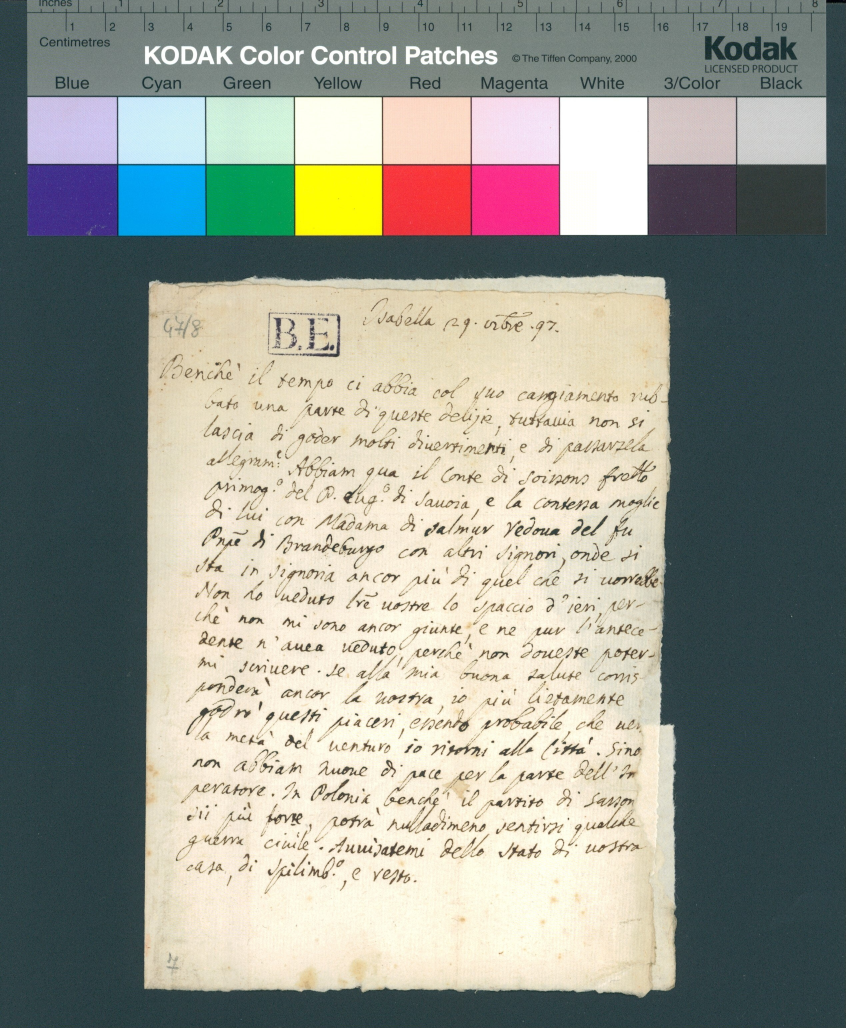
#> input picture data/originals/003_21.jpg, 2537 x 3084 px, found by its file name (shown at 1/3 size); its folder holds only this picture in this run
$ python crop_borders.py
#> lines starting #> are read from the running program, lines starting #| are printed output that depends on the picture; after the words box and inside, x2 and y2 are one past the last pixel; in counts of white or black regions, pixels touching at a corner belong together
import cv2
import os

def resize_to_fit_screen(image, screen_width=1280, screen_height=720):
    h, w = image.shape[:2]
    scale = min(screen_width / w, screen_height / h, 1.0)
    new_size = (int(w * scale), int(h * scale))
    resized = cv2.resize(image, new_size, interpolation=cv2.INTER_AREA)
    return resized, scale

def extract_manuscript_by_manual_contour_selection(input_folder, output_folder):
#> called with input_folder = 'originals', output_folder = 'cropped'
    os.makedirs(output_folder, exist_ok=True)
    valid_extensions = ['.jpg', '.jpeg', '.png']

    for filename in os.listdir(input_folder):
        if not any(filename.lower().endswith(ext) for ext in valid_extensions):
            continue

        image_path = os.path.join(input_folder, filename)
        image = cv2.imread(image_path)
#> image is the input picture: shape (3084, 2537, 3); mean B, G, R 140.8, 150.1, 147.5
        height, width = image.shape[:2]

        # Preprocessing
        gray = cv2.cvtColor(image, cv2.COLOR_BGR2GRAY)
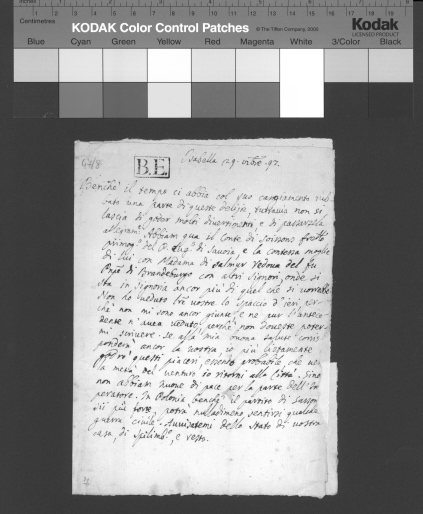
#> gray: shape (3084, 2537) (shown at 1/6 size); min 0, max 255, mean 148.3
        thresh = cv2.adaptiveThreshold(gray, 255, cv2.ADAPTIVE_THRESH_MEAN_C,
                                       cv2.THRESH_BINARY_INV, 15, 10)
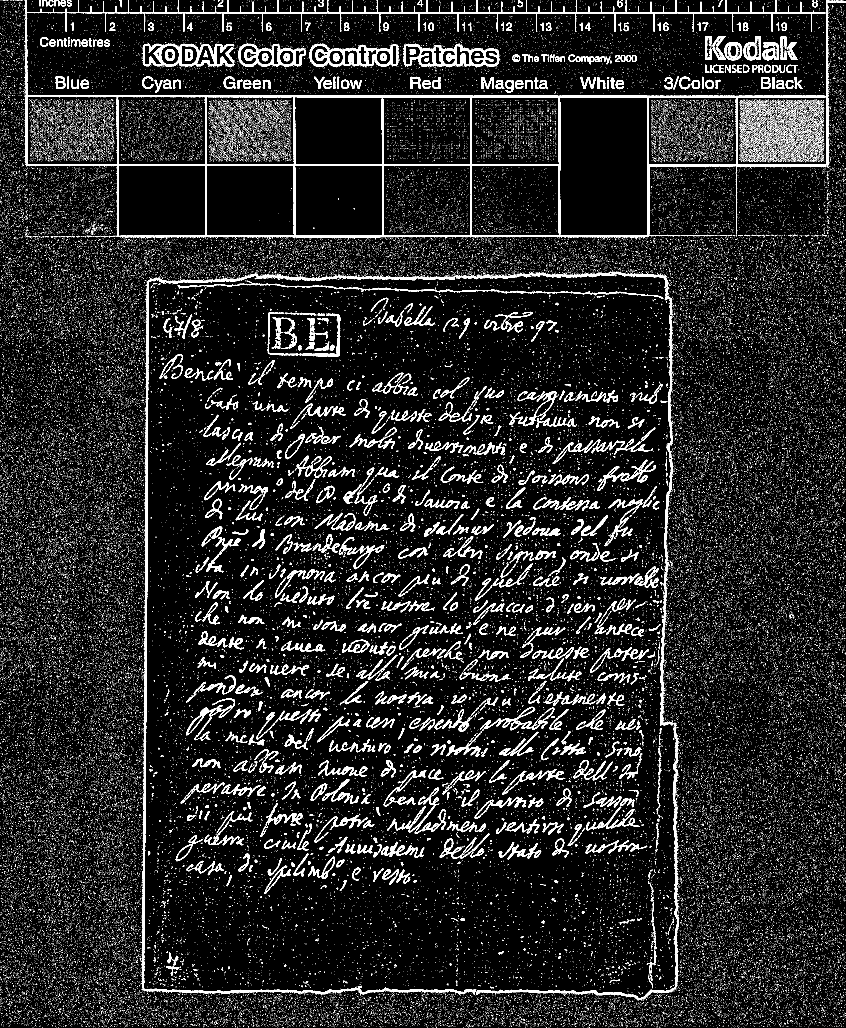
#> thresh: shape (3084, 2537) (shown at 1/3 size); 8.2% white; 115664 white regions (114524 under 20 px), largest, box (x1, y1, x2, y2) and area: (73, 0, 2478, 716) 61618, (425, 832, 1429, 2986) 20852, (1211, 130, 1499, 201) 7171
        kernel = cv2.getStructuringElement(cv2.MORPH_RECT, (3, 3))
        closed = cv2.morphologyEx(thresh, cv2.MORPH_CLOSE, kernel)
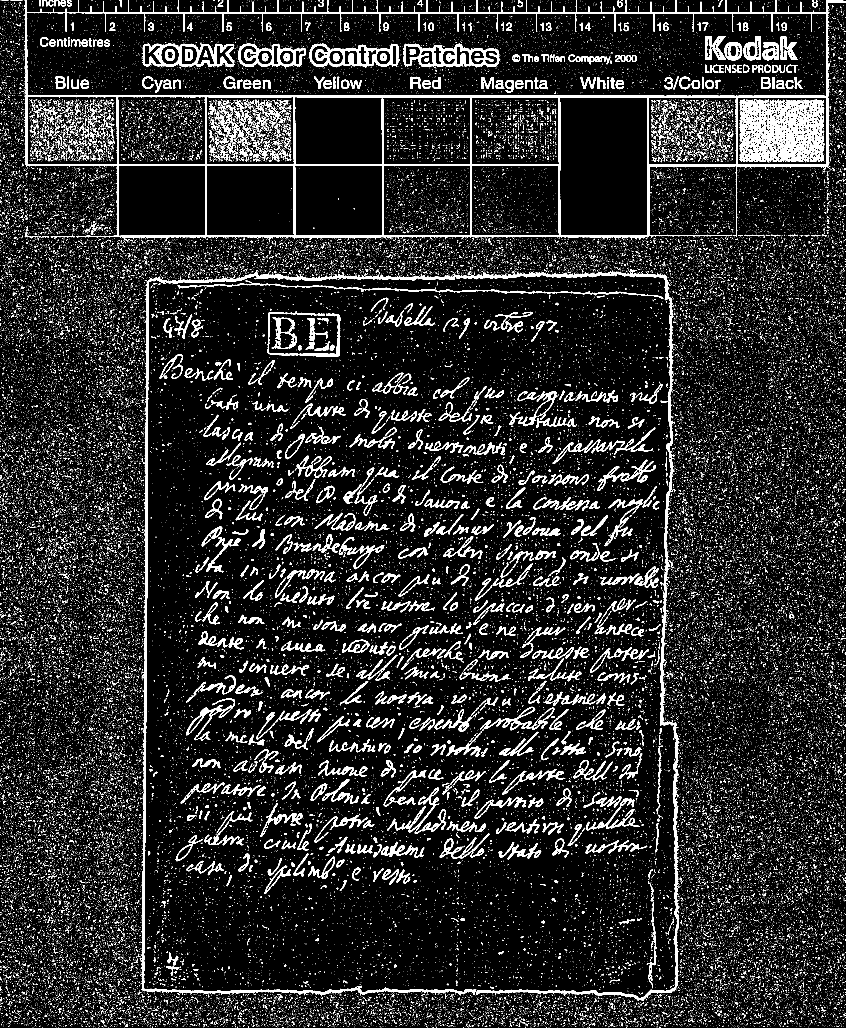
#> closed: shape (3084, 2537) (shown at 1/3 size); 9.6% white; 77416 white regions (75357 under 20 px)

        # Try external first
        contours, _ = cv2.findContours(closed, cv2.RETR_EXTERNAL, cv2.CHAIN_APPROX_SIMPLE)
#> contours = 68481 contours
        if len(contours) == 1:
            contours, _ = cv2.findContours(closed, cv2.RETR_TREE, cv2.CHAIN_APPROX_SIMPLE)

        # Filter
        contour_box_pairs = [(cnt, cv2.boundingRect(cnt)) for cnt in contours]
#> contour_box_pairs = 68481 items
        min_w, min_h = width * 0.3, height * 0.3
        max_w, max_h = width * 0.95, height * 0.95

        filtered_contours = [
            (cnt, (x, y, w, h)) for cnt, (x, y, w, h) in contour_box_pairs
            if min_w < w < max_w and min_h < h < max_h
        ]
#> filtered_contours = 1 item

        filtered_contours = sorted(filtered_contours, key=lambda item: item[1][2] * item[1][3], reverse=True)
        candidates = [c for c, _ in filtered_contours]
#> candidates = 1 contour; box (x1, y1, x2, y2) and area: (421, 808, 2039, 3003) 45770

        if not candidates:
            print(f"⚠️ No valid contours found in {filename}")
            continue

        print(f"📄 {filename} — {len(candidates)} candidate(s) found")
#| 📄 003_21.jpg — 1 candidate(s) found

        index = 0
        selected = False

        while index < len(candidates):
            contour = candidates[index]
#> contour = contour of 7887 points, box (x1, y1, x2, y2) (421, 808, 2039, 3003), area 45770
            x, y, w, h = cv2.boundingRect(contour)
#> x = 421; y = 808; w = 1618; h = 2195

            preview_img = image.copy()
            for c in candidates:
                cv2.drawContours(preview_img, [c], -1, (255, 0, 0), 2)
#> this loop made 1 pass
            cv2.rectangle(preview_img, (x, y), (x + w, y + h), (0, 255, 0), 3)

            window_title = f"{filename} — Contour {index+1}/{len(candidates)} — 'y'/Enter=save, 'n'=next, 'm'=manual, other=skip"
            resized_preview, _ = resize_to_fit_screen(preview_img)
#> in resize_to_fit_screen, `resized = cv2.resize(image, new_size, interpolation=cv2.INTER_AREA)`:
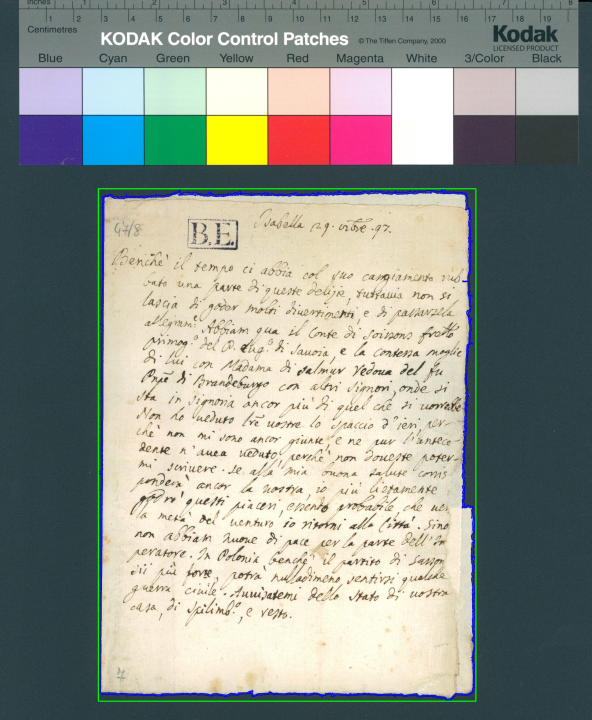
#> resized: shape (720, 592, 3); mean B, G, R 141.7, 150.4, 146.7
            cv2.namedWindow(window_title, cv2.WINDOW_NORMAL)
            cv2.imshow(window_title, resized_preview)
            key = cv2.waitKey(0)
#> (key Esc is pressed here)
            cv2.destroyWindow(window_title)

            if key in [ord('y'), 13]:  # y or Enter
                cropped = image[y:y+h, x:x+w]
                output_path = os.path.join(output_folder, filename)
                cv2.imwrite(output_path, cropped)
                print(f"✅ Saved: {output_path}")
                selected = True
                break

            elif key == ord('m'):
                print("✋ Manual selection activated (2 clicks para definir el rectángulo). Presiona 'm' para reiniciar.")
                clone = image.copy()
                cv2.namedWindow("Manual Selection", cv2.WINDOW_NORMAL)
                manual_points = []
                confirmed = False

                scale = 1.0  # será calculado en cada render

                # [7 lines left out: function click_callback, not called in this run]

                cv2.setMouseCallback("Manual Selection", click_callback)

                while True:
                    temp = clone.copy()
                    if len(manual_points) == 1:
                        cv2.circle(temp, manual_points[0], 5, (0, 255, 255), -1)
                    elif len(manual_points) == 2:
                        pt1, pt2 = manual_points
                        cv2.rectangle(temp, pt1, pt2, (0, 255, 255), 2)

                    resized_temp, scale = resize_to_fit_screen(temp)
                    cv2.imshow("Manual Selection", resized_temp)
                    k = cv2.waitKey(1) & 0xFF

                    if k in [13, ord('y')] and len(manual_points) == 2:
                        pt1, pt2 = manual_points
                        x1, y1 = min(pt1[0], pt2[0]), min(pt1[1], pt2[1])
                        x2, y2 = max(pt1[0], pt2[0]), max(pt1[1], pt2[1])
                        confirmed = True
                        cropped = image[y1:y2, x1:x2]
                        output_path = os.path.join(output_folder, filename)
                        cv2.imwrite(output_path, cropped)
                        print(f"✅ Manually saved: {output_path}")
                        break

                    elif k == ord('m'):
                        manual_points = []
                        print("🔁 Manual selection reset.")

                    elif k == 27:
                        print("❌ Manual selection canceled.")
                        break

                cv2.destroyWindow("Manual Selection")
                if confirmed:
                    selected = True
                break

            elif key == ord('n'):
                index += 1
            else:
                print(f"⏭️ Skipped: {filename}")
                break

        if not selected and index >= len(candidates):
            print(f"🚫 No contour selected for {filename}")

# === Uso ===
input_folder = "originals"
output_folder = "cropped"
extract_manuscript_by_manual_contour_selection(input_folder, output_folder)

$ run again, on data/originals/003_35.jpg
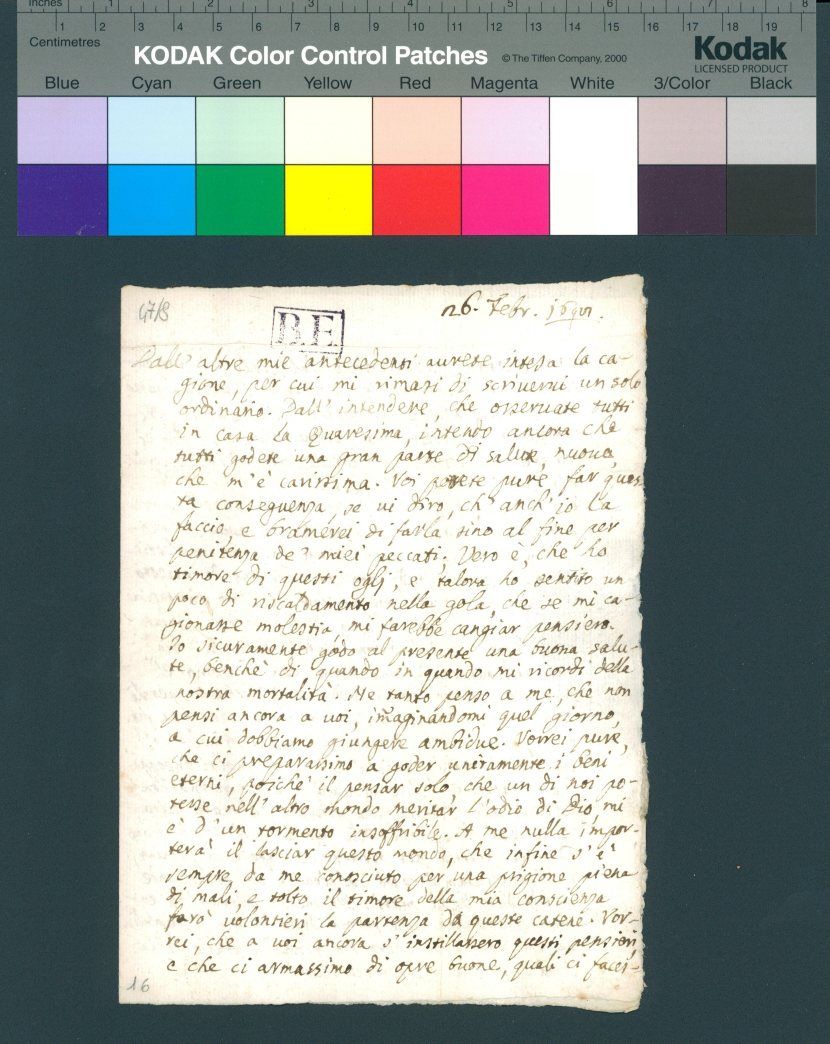
#> input picture data/originals/003_35.jpg, 2489 x 3132 px, found by its file name (shown at 1/3 size)
#> in extract_manuscript_by_manual_contour_selection, image is the input picture: shape (3132, 2489, 3); mean B, G, R 155.4, 160, 154.4
#> in extract_manuscript_by_manual_contour_selection, `thresh = cv2.adaptiveThreshold(gray, 255, cv2.ADAPTIVE_THRESH_MEAN_C, ..`:
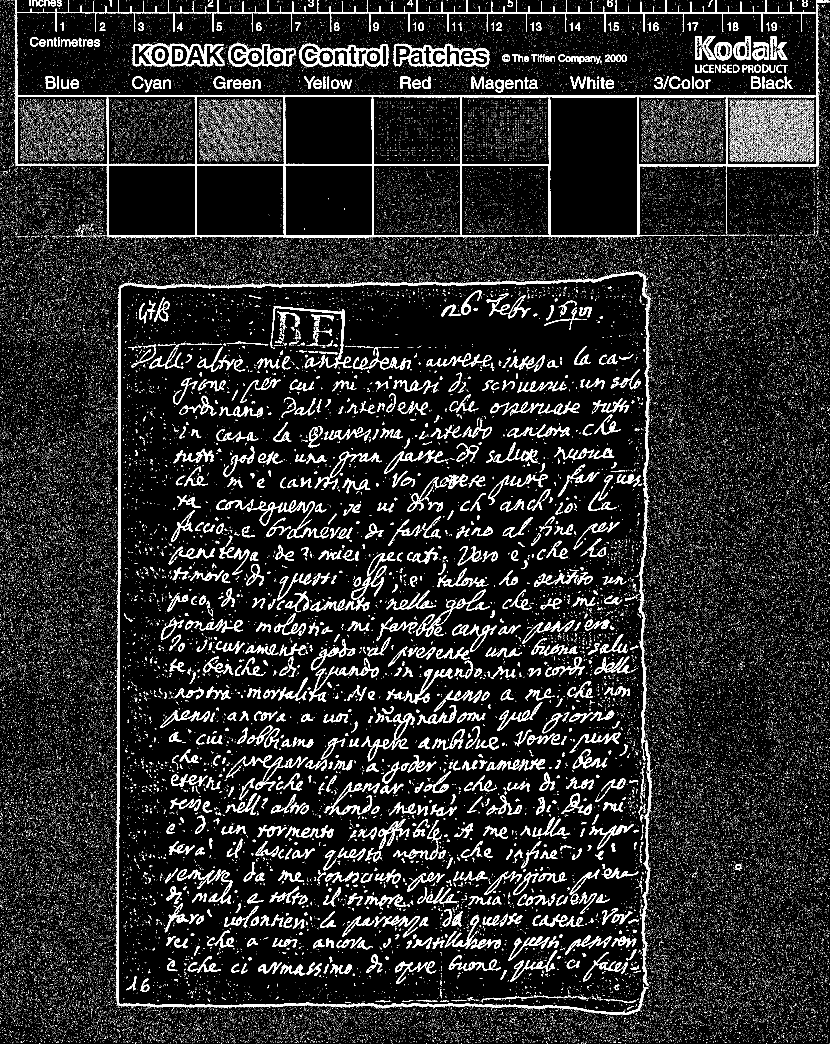
#> thresh: shape (3132, 2489) (shown at 1/3 size); 9.3% white; 105447 white regions (104158 under 20 px), largest, box (x1, y1, x2, y2) and area: (43, 0, 2448, 718) 62106, (347, 813, 1946, 3045) 34907, (1180, 130, 1469, 201) 7145
#> closed: shape (3132, 2489); 10.7% white; 69821 white regions (67504 under 20 px)
#> contours = 60682 contours
#> contour_box_pairs = 60682 items
#> filtered_contours = 1 item
#> candidates = 1 contour; box (x1, y1, x2, y2) and area: (342, 812, 1961, 3047) 45684
#| 📄 003_35.jpg — 1 candidate(s) found
#> contour = contour of 7281 points, box (x1, y1, x2, y2) (342, 812, 1961, 3047), area 45684
#> in extract_manuscript_by_manual_contour_selection, `x, y, w, h = cv2.boundingRect(contour)`: x = 342; y = 812; w = 1619; h = 2235
#> the loop in extract_manuscript_by_manual_contour_selection, `for c in candidates:` made 1 pass
#> in resize_to_fit_screen, `resized = cv2.resize(image, new_size, interpolation=cv2.INTER_AREA)`:
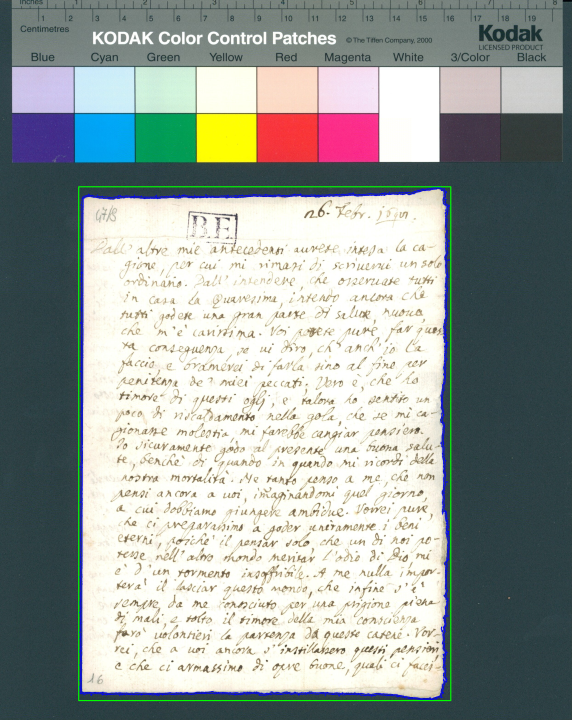
#> resized: shape (720, 572, 3); mean B, G, R 156.3, 160.3, 153.6
